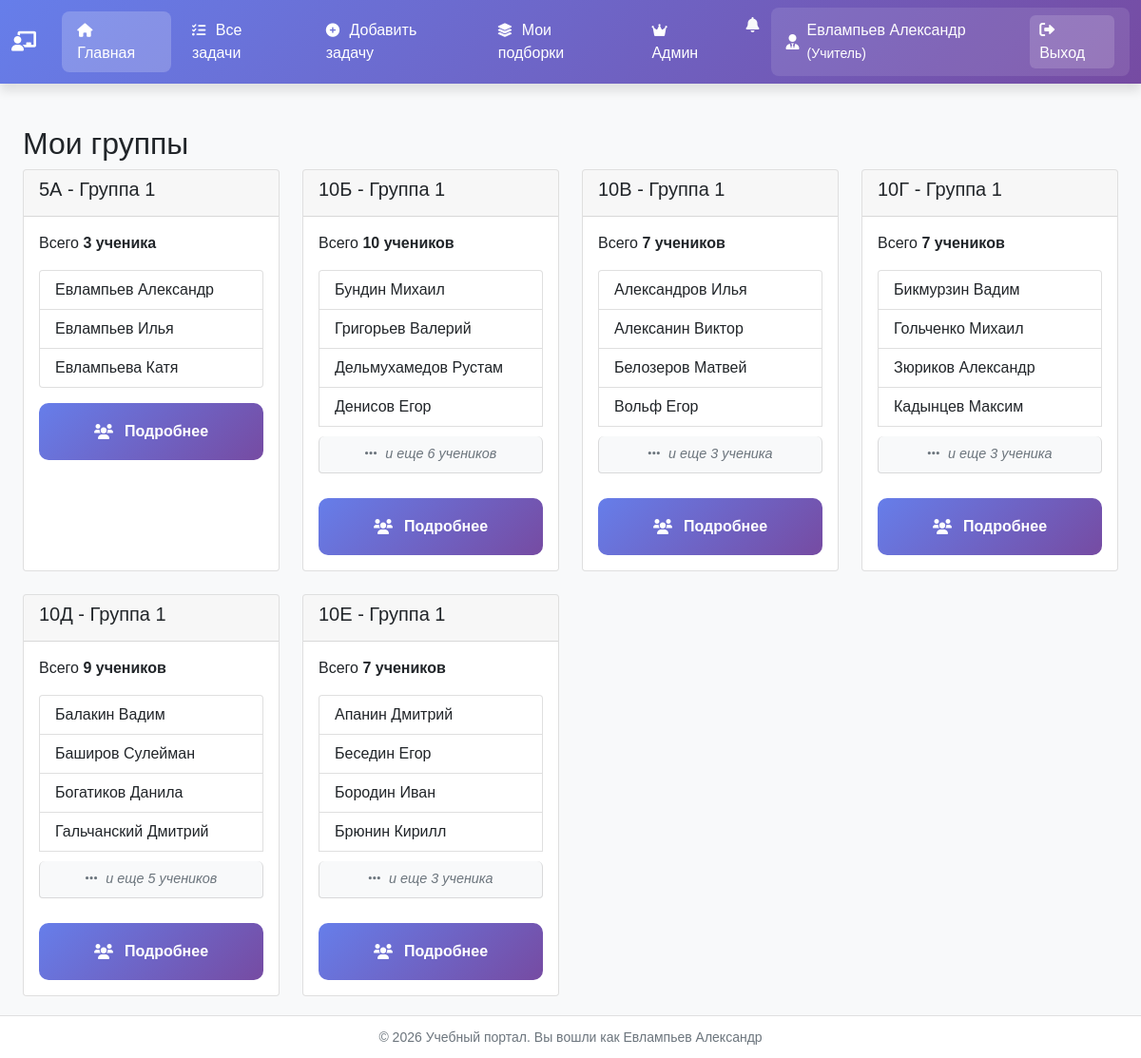
Screenshot of /users/teacher/dashboard/ (signed in) with the database file from the repository.
### users_app/models.py (models this page shows, shortened)
class User(AbstractUser):
    USER_TYPES = (
        ('teacher', 'Учитель'),
        ('student', 'Ученик'),
    )
    user_type = models.CharField(max_length=10, choices=USER_TYPES, default='student')
    middle_name = models.CharField('Отчество', max_length=50, blank=True)
    class Meta:
        verbose_name = 'Пользователь'
        verbose_name_plural = 'Пользователи'

class Group(models.Model):
    GROUP_NUMBERS = (
        (1, 'Группа 1'),
        (2, 'Группа 2'),
    )
    school_class = models.ForeignKey(SchoolClass, on_delete=models.CASCADE, related_name='groups')
    number = models.IntegerField('Номер группы', choices=GROUP_NUMBERS)
    teacher = models.ForeignKey(
        get_user_model(),
        on_delete=models.SET_NULL,
        null=True,
        blank=True,
        related_name='teacher_groups',
        limit_choices_to={'user_type': 'teacher'}
    )
    class Meta:
        verbose_name = 'Группа'
        verbose_name_plural = 'Группы'
        unique_together = ['school_class', 'number']

class SchoolClass(models.Model):
    number = models.IntegerField('Номер класса', validators=[MinValueValidator(1), MaxValueValidator(11)])
    letter = models.CharField('Буква класса', max_length=2)  # А, Б, В и т.д.
    class Meta:
        verbose_name = 'Класс'
        verbose_name_plural = 'Классы'
        unique_together = ['number', 'letter']
    def __str__(self):
        return f"{self.number}{self.letter}"

### users_app/views.py (the view)
# urls.py: path('teacher/dashboard/', views.teacher_dashboard, name='teacher_dashboard'),
@login_required
def teacher_dashboard(request):
    if request.user.user_type != 'teacher':
        return redirect('student_dashboard')
    groups = Group.objects.filter(teacher=request.user).select_related('school_class').order_by('school_class__number',
                                                                                                'school_class__letter')
    for group in groups:
        group.students_list = User.objects.filter(
            user_type='student',
            student_profile__group=group
        ).select_related('student_profile').order_by('last_name', 'first_name')
    context = {'groups': groups}
    return render(request, 'users_app/teacher/dashboard.html', context)

### users_app/templatetags/pluralize_ru.py (called while the page is built)
@register.filter
def pluralize_ru(value, arg):
    try:
        count = int(value)
        forms = arg.split(',')
        if len(forms) != 3:
            return f"{count} {arg}"
        last_two = count % 100
        last_digit = count % 10
        if 11 <= last_two <= 19:
            return f"{count} {forms[2]}"
        elif last_digit == 1:
            return f"{count} {forms[0]}"
        elif 2 <= last_digit <= 4:
            return f"{count} {forms[1]}"
        else:
            return f"{count} {forms[2]}"
    except (ValueError, TypeError):
        return f"{value} {arg}"

### templates/users_app/teacher/dashboard.html (shortened to what this page needs)
{% extends "base.html" %}
{% load pluralize_ru %}
{% block extra_css %}
    <link rel="stylesheet" href="/users_app/static/users_app/css/teacher.css">
{% endblock %}
{% block content %}
    <div class="container mt-4">
        <h2>Мои группы</h2>
        {% if groups %}
            <div class="groups-grid">
                {% for group in groups %}
                    <div class="card">
                        <div class="card-header">
                            <h5>{{ group.school_class }} - Группа {{ group.number }}</h5>
                        </div>
                        <div class="card-body">
                            {% with students=group.students_list %}
                                {% if students %}
                                    <p>Всего
                                        <strong> {{ students|length|pluralize_ru:"ученик,ученика,учеников" }}</strong>
                                    </p>
                                    <ul class="list-group">
                                        {% for student in students|slice:":4" %}
                                            <li class="list-group-item">
                                                {{ student.last_name }} {{ student.first_name }}
                                            </li>
                                        {% endfor %}
                                        {% if students|length > 4 %}
                                            <li class="list-group-item student-limit-indicator">
                                                <i class="fas fa-ellipsis-h"></i>
                                                и
                                                еще {{ students|length|add:"-4"|pluralize_ru:"ученик,ученика,учеников" }}
                                            </li>
                                        {% endif %}
                                    </ul>
                                {% else %}
                                    <p class="text-muted">Нет учеников в этой группе</p>
                                {% endif %}
                            {% endwith %}
                            <a href="{% url 'group_students' group.id %}" class="btn btn-primary mt-3 w-100">
                                <i class="fas fa-users me-1"></i> Подробнее
                            </a>
                        </div>
                    </div>
                {% endfor %}
            </div>
        {% else %}
            <div class="alert alert-info">
                <i class="fas fa-info-circle me-2"></i>
                У вас пока нет назначенных групп. Обратитесь к администратору.
            </div>
        {% endif %}
    </div>
{% endblock %}

### templates/base.html (shortened to what this page needs)
<!DOCTYPE html>
<html lang="ru">
<head>
    {% load static %}
    <link rel="stylesheet" href="https://cdn.jsdelivr.net/npm/bootstrap@5.1.3/dist/css/bootstrap.min.css">
    <link rel="stylesheet" href="https://cdnjs.cloudflare.com/ajax/libs/font-awesome/6.0.0/css/all.min.css">
    <link rel="stylesheet" href="{% static 'css/base/style.css' %}">
    {% if user.user_type == 'teacher' %}
        <link rel="stylesheet" href="{% static 'notifications/css/notifications.css' %}">
    {% endif %}
    <link rel="stylesheet" href="{% static 'css/components/buttons.css' %}">
    <link rel="stylesheet" href="{% static 'css/components/tabs.css' %}">
    {% block extra_css %}{% endblock %}
</head>
<body>
<nav class="navbar navbar-expand-lg navbar-dark">
    <div class="container">
        <a class="navbar-brand" href="{% url 'home' %}">
            <i class="fas {% if user.user_type == 'teacher' %}fa-chalkboard-teacher{% elif user.user_type == 'student' %}fa-user-graduate{% else %}fa-graduation-cap{% endif %} me-2"></i>
        </a>
        <div class="collapse navbar-collapse" id="navbarNav">
            {% if user.is_authenticated %}
                <ul class="navbar-nav me-auto">
                {% if user.user_type == 'teacher' %}
                    <ul class="navbar-nav me-auto">
                    <li class="nav-item">
                        <a class="nav-link {% if request.path == '/' or '/teacher/' in request.path %}active{% endif %}"
                           href="{% url 'teacher_dashboard' %}">
                            <i class="fas fa-home"></i> Главная
                        </a>
                    </li>
                    <li class="nav-item">
                        <a class="nav-link {% if '/tasks/' in request.path and '/tasks/task/add/' not in request.path and '/tasks/collections/' not in request.path %}active{% endif %}"
                           href="{% url 'tasks_&_collections:tasks:list' %}">
                            <i class="fas fa-tasks"></i> Все задачи
                        </a>
                    </li>
                    <li class="nav-item">
                        <a class="nav-link {% if '/tasks/task/add/' in request.path %}active{% endif %}"
                           href="{% url 'tasks_&_collections:tasks:add' %}">
                            <i class="fas fa-plus-circle"></i> Добавить задачу
                        </a>
                    </li>
                    <li class="nav-item">
                        <a class="nav-link {% if '/tasks/collections/' in request.path and '/tasks/collections/my-assignments' not in request.path %}active{% endif %}"
                           href="{% url 'tasks_&_collections:collections:list' %}">
                            <i class="fas fa-layer-group"></i> Мои подборки
                        </a>
                    </li>
                {% endif %}
            {% if user.is_superuser %}
                <li class="nav-item">
                    <a class="nav-link" href="{% url 'assign_teacher' %}">
                        <i class="fas fa-crown me-1"></i> Aдмин
                    </a>
                </li>
            {% endif %}
            </ul>
                {% if user.user_type == 'teacher' %}
                    <div class="nav-item">
                        {% include 'notifications/widget.html' %}
                    </div>
                {% endif %}
                <div class="user-menu">
                    <i class="fas {% if user.user_type == 'teacher' %}fa-user-tie{% else %}fa-user{% endif %}"></i>
                    <span class="user-name">
                            {{ user.last_name }} {{ user.first_name }}
                        {% if user.user_type == 'teacher' %}
                            <small>(Учитель)</small>
                        {% else %}
                            <small>(Ученик)</small>
                        {% endif %}
                        </span>
                    <a href="{% url 'logout' %}" class="logout-btn" onclick="return confirm('Выйти из системы?')">
                        <i class="fas fa-sign-out-alt me-1"></i> Выход
                    </a>
                </div>
            {% endif %}
        </div>
    </div>
</nav>
<div class="main-content">
    <div class="container">
        {% block content %}
        {% endblock %}
    </div>
</div>
<footer class="footer">
    <div class="container text-center">
        <small>
            &copy; {% now "Y" %} Учебный портал.
            {% if user.is_authenticated %}
                Вы вошли как {{ user.last_name }} {{ user.first_name }}
            {% else %}
                Все права защищены
            {% endif %}
        </small>
    </div>
</footer>
</body>
</html>

### static/css/base/style.css (style rules this page uses)
* { margin: 0; padding: 0; box-sizing: border-box; }
html, body { width: 100%; overflow-x: auto; }
body { background: #f8f9fa; font-family: 'GOST type B', Tahoma, Geneva, Verdana, sans-serif; min-height: 99vh; display: flex; flex-direction: column; }
.container { width: 100%; max-width: 1980px; }
.navbar { background: linear-gradient(135deg, #667eea 0%, #764ba2 100%); box-shadow: 0 8px 10px rgba(0, 0, 0, 0.1); }
.navbar-brand, .nav-link { color: white !important; }
.navbar-brand { font-weight: 600; font-size: 1.3rem; }
.nav-link { position: relative; padding: 0.5rem 1rem !important; margin: 0 0.2rem; border-radius: 8px; transition: all 0.3s; }
.nav-link.active { background: rgba(255, 255, 255, 0.2); font-weight: 500; }
.nav-link i { margin-right: 6px; font-size: 0.9rem; }
.me-auto { margin: auto; }
.user-menu { display: flex; align-items: center; color: white; padding: 0.5rem 1rem; border-radius: 8px; background: rgba(255, 255, 255, 0.1); }
.user-menu i { margin-right: 8px; font-size: 1rem; }
.user-name { margin-right: 12px; font-weight: 500; }
.main-content { flex: 1; padding: 20px 0; }
.footer { background: white; padding: 10px 0; margin-top: auto; border-top: 1px solid #e0e0e0; color: #6c757d; }
p { text-align: justify; }

### static/css/components/buttons.css (style rules this page uses)
.btn { width: 100%; justify-content: center; padding: 18px 24px; border: none; border-radius: 10px; font-size: 1em; font-weight: 600; cursor: pointer; transition: all 0.3s ease; text-decoration: none; display: inline-flex; align-items: center; gap: 8px; }
.btn-primary { background: linear-gradient(135deg, #667eea 0%, #764ba2 100%); color: white; }
.logout-btn { color: white; text-decoration: none; padding: 4px 10px; border-radius: 6px; background: rgba(255, 255, 255, 0.15); transition: all 0.3s; }

### users_app/static/users_app/css/teacher.css (style rules this page uses)
.student-limit-indicator { color: #6c757d; font-style: italic; padding: 8px 12px; background: #f8f9fa; border-radius: 6px; margin: 10px 0; text-align: center; font-size: 0.9rem; }
.student-limit-indicator i { margin-right: 5px; }
.card-body { max-height: 400px; overflow-y: auto; }
.groups-grid { display: grid; gap: 1.5rem; grid-template-columns: repeat(4, 1fr); }
.groups-grid .card { min-width: 195px; }
@media (min-width: 900px) and (max-width: 1279px) { .groups-grid { grid-template-columns: repeat(4, 1fr); } }
.groups-grid .card { margin-bottom: 0; height: 100%; }

### rows the page displays
User: last_name "Евлампьев", first_name "Александр"
Group: school_class "5А", number "1"
User: last_name "Евлампьев", first_name "Александр"
User: last_name "Евлампьев", first_name "Илья"
User: last_name "Евлампьева", first_name "Катя"
Group: school_class "10Б", number "1"
User: last_name "Бундин", first_name "Михаил"
User: last_name "Григорьев", first_name "Валерий"
User: last_name "Дельмухамедов", first_name "Рустам"
User: last_name "Денисов", first_name "Егор"
Group: school_class "10В", number "1"
User: last_name "Александров", first_name "Илья"
User: last_name "Алексанин", first_name "Виктор"
User: last_name "Белозеров", first_name "Матвей"
User: last_name "Вольф", first_name "Егор"
Group: school_class "10Г", number "1"
User: last_name "Бикмурзин", first_name "Вадим"
User: last_name "Гольченко", first_name "Михаил"
User: last_name "Зюриков", first_name "Александр"
User: last_name "Кадынцев", first_name "Максим"
Group: school_class "10Д", number "1"
User: last_name "Балакин", first_name "Вадим"
User: last_name "Баширов", first_name "Сулейман"
User: last_name "Богатиков", first_name "Данила"
User: last_name "Гальчанский", first_name "Дмитрий"
Group: school_class "10Е", number "1"
User: last_name "Апанин", first_name "Дмитрий"
User: last_name "Беседин", first_name "Егор"
User: last_name "Бородин", first_name "Иван"
User: last_name "Брюнин", first_name "Кирилл"
